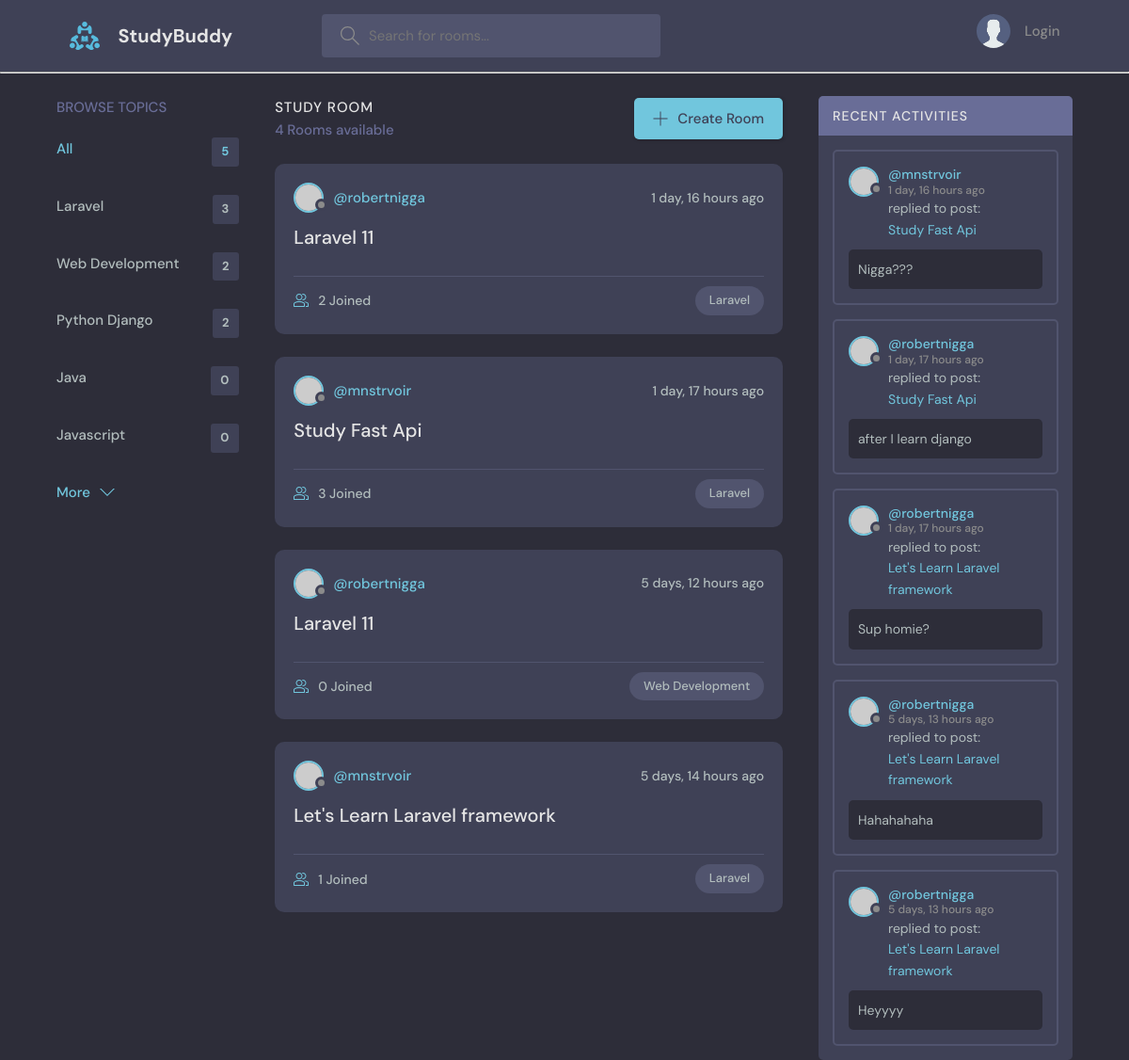
The app's page /?q=Laravel with its own data.
### base/models.py (models this page shows, shortened)
class Topic(models.Model):
    name = models.CharField(max_length=200)

class Room(models.Model):
    host = models.ForeignKey(User, on_delete=models.SET_NULL, null=True)
    topic = models.ForeignKey(Topic, on_delete=models.SET_NULL, null=True)
    name = models.CharField(max_length=200)
    description = models.TextField(null=True, blank=True)
    participants = models.ManyToManyField(User, related_name='participants', blank=True)
    updated = models.DateTimeField(auto_now=True)
    created = models.DateTimeField(auto_now_add=True)
    class Meta:
        ordering = ['-updated','-created'] #this makes the newest one would be last
    def __str__(self):
        return self.name

class Message(models.Model):
    user = models.ForeignKey(User, on_delete=models.CASCADE)
    room = models.ForeignKey(Room, on_delete=models.CASCADE)
    body = models.TextField()
    updated = models.DateTimeField(auto_now=True)
    created = models.DateTimeField(auto_now_add=True)
    class Meta:
        ordering = ['-updated','-created']

### base/views.py (the view)
# urls.py: path('', views.home, name="home"),
def home(request):
    q = request.GET.get('q') if request.GET.get('q') != None else ''
    rooms = Room.objects.filter(
        Q(topic__name__icontains=q) |
        Q(name__icontains=q) |
        Q(description__icontains=q)
        )
    topics = Topic.objects.all()[0:5]
    room_count = rooms.count()
    room_messages = Message.objects.filter(Q(room__topic__name__icontains=q))
    context = {'rooms': rooms, 'topics': topics, 'room_count': room_count, 'room_messages': room_messages}
    return render(request, 'base/home.html', context)

### base/templates/base/home.html (shortened to what this page needs)
{% extends 'main.html' %}
{% block content %}
<main class="layout layout--3">
  <div class="container">
    {% include 'base/topics_component.html' %}
    <div class="roomList">
      <div class="roomList__header">
        <div>
          <h2>Study Room</h2>
          <p>{{ room_count }} Rooms available</p>
        </div>
        <a class="btn btn--main" href="{% url 'create-room' %}">
          <svg version="1.1" xmlns="http://www.w3.org/2000/svg" width="32" height="32" viewBox="0 0 32 32">
            <title>add</title>
            <path
              d="M16.943 0.943h-1.885v14.115h-14.115v1.885h14.115v14.115h1.885v-14.115h14.115v-1.885h-14.115v-14.115z">
            </path>
          </svg>
          Create Room
        </a>
      </div>
      {% include 'base/feed_component.html' %}
    </div>
    {% include 'base/activity_component.html' %}
  </div>
</main>
{% endblock content %}

### base/templates/base/topics_component.html
<div class="topics">
    <div class="topics__header">
        <h2>Browse Topics</h2>
    </div>
    <ul class="topics__list">
        <li>
            <a href="{% url 'topics' %}" class="active">All <span>{{ topics.count }}</span></a>
        </li>
        {% for topic in topics %}
        <li>
            <a href="{% url 'home' %}?q={{topic.name}}">{{ topic.name }} <span>{{ topic.room_set.all.count }}</span></a>
        </li>
        {% endfor %}
    </ul>
    <a class="btn btn--link" href="{% url 'topics' %}">
        More
        <svg version="1.1" xmlns="http://www.w3.org/2000/svg" width="32" height="32" viewBox="0 0 32 32">
            <title>chevron-down</title>
            <path d="M16 21l-13-13h-3l16 16 16-16h-3l-13 13z"></path>
        </svg>
    </a>
</div>

### base/templates/base/feed_component.html (shortened to what this page needs)
{% for room in rooms %}
<div class="roomListRoom">
    <div class="roomListRoom__header">
        <a href="{% url 'user-profile' room.host.id %}" class="roomListRoom__author">
            <div class="avatar avatar--small">
                <img src="https://randomuser.me/api/portraits/women/11.jpg" />
            </div>
            <span>@{{ room.host.username }}</span>
        </a>
        <div class="roomListRoom__actions">
            <span>{{ room.created|timesince }} ago</span>
        </div>
    </div>
    <div class="roomListRoom__content">
        <a href="{% url 'room' room.id %}">{{ room.name }}</a>
    </div>
    <div class="roomListRoom__meta">
        <a href="{% url 'room' room.id %}" class="roomListRoom__joined">
            {{ room.participants.all.count }} Joined
        </a>
        <p class="roomListRoom__topic">{{ room.topic.name }}</p>
    </div>
</div>
{% endfor %}

### base/templates/base/activity_component.html (shortened to what this page needs)
<div class="activities">
    <div class="activities__header">
        <h2>Recent Activities</h2>
    </div>
    {% for message in room_messages %}
    <div class="activities__box">
        <div class="activities__boxHeader roomListRoom__header">
            <a href="{% url 'user-profile' message.user.id %}" class="roomListRoom__author">
                <div class="avatar avatar--small">
                    <img src="https://randomuser.me/api/portraits/women/11.jpg" />
                </div>
                <p>
                    @{{ message.user }}
                    <span>{{ message.created|timesince }} ago</span>
                </p>
            </a>
        </div>
        <div class="activities__boxContent">
            <p>replied to post: <a href="{% url 'room' message.room.id %}">{{ message.room }}</a></p>
            <div class="activities__boxRoomContent">
                {{ message.body }}
            </div>
        </div>
    </div>
    {% endfor %}
</div>

### records on screen
Topic: name "Laravel", room_set.all.count "3"
Topic: name "Web Development", room_set.all.count "2"
Topic: name "Python Django", room_set.all.count "2"
Topic: name "Java", room_set.all.count "0"
Topic: name "Javascript", room_set.all.count "0"
Room: host.username "robertnigga", created "1 day, 16 hours", name "Laravel 11", participants.all.count "2", topic.name "Laravel"
Room: host.username "mnstrvoir", created "1 day, 17 hours", name "Study Fast Api", participants.all.count "3", topic.name "Laravel"
Room: host.username "robertnigga", created "5 days, 12 hours", name "Laravel 11", participants.all.count "0", topic.name "Web Development"
Room: host.username "mnstrvoir", created "5 days, 14 hours", name "Let's Learn Laravel framework", participants.all.count "1", topic.name "Laravel"
Message: user "mnstrvoir", created "1 day, 16 hours", room "Study Fast Api", body "Nigga???"
Message: user "robertnigga", created "1 day, 17 hours", room "Study Fast Api", body "after I learn django"
Message: user "robertnigga", created "1 day, 17 hours", room "Let's Learn Laravel framework", body "Sup homie?"
Message: user "robertnigga", created "5 days, 13 hours", room "Let's Learn Laravel framework", body "Hahahahaha"
Message: user "robertnigga", created "5 days, 13 hours", room "Let's Learn Laravel framework", body "Heyyyy"

### other values on screen
{{ topics.count }} "5"
{{ room_count }} "4"
